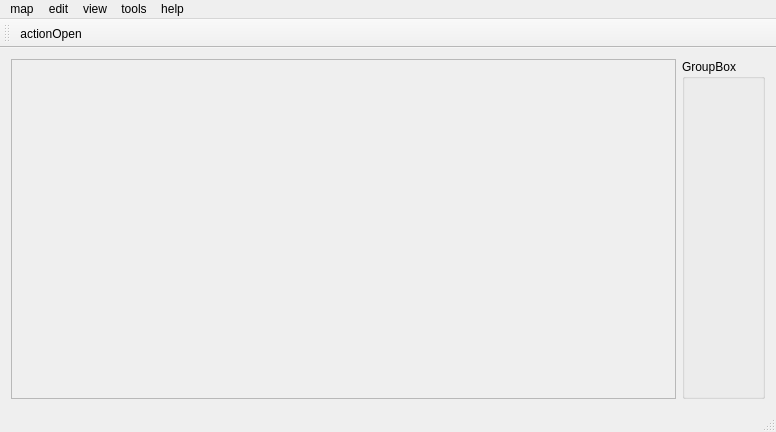
<?xml version="1.0" encoding="UTF-8"?>
<ui version="4.0">
 <class>MainWindow</class>
 <widget class="QMainWindow" name="MainWindow">
  <property name="geometry">
   <rect>
    <x>0</x>
    <y>0</y>
    <width>776</width>
    <height>432</height>
   </rect>
  </property>
  <property name="windowTitle">
   <string>HumbleMaps</string>
  </property>
  <widget class="QWidget" name="centralWidget">
   <layout class="QHBoxLayout" name="horizontalLayout">
    <item>
     <widget class="QScrollArea" name="scrollArea">
      <property name="sizePolicy">
       <sizepolicy hsizetype="Expanding" vsizetype="Expanding">
        <horstretch>1</horstretch>
        <verstretch>0</verstretch>
       </sizepolicy>
      </property>
      <property name="widgetResizable">
       <bool>true</bool>
      </property>
      <widget class="QWidget" name="scrollAreaWidgetContents">
       <property name="geometry">
        <rect>
         <x>0</x>
         <y>0</y>
         <width>660</width>
         <height>332</height>
        </rect>
       </property>
      </widget>
     </widget>
    </item>
    <item>
     <widget class="QGroupBox" name="groupBox">
      <property name="sizePolicy">
       <sizepolicy hsizetype="Fixed" vsizetype="Expanding">
        <horstretch>0</horstretch>
        <verstretch>0</verstretch>
       </sizepolicy>
      </property>
      <property name="title">
       <string>GroupBox</string>
      </property>
     </widget>
    </item>
   </layout>
  </widget>
  <widget class="QMenuBar" name="menuBar">
   <property name="geometry">
    <rect>
     <x>0</x>
     <y>0</y>
     <width>776</width>
     <height>27</height>
    </rect>
   </property>
   <widget class="QMenu" name="menuMap">
    <property name="title">
     <string>map</string>
    </property>
   </widget>
   <widget class="QMenu" name="menuEdit">
    <property name="title">
     <string>edit</string>
    </property>
   </widget>
   <widget class="QMenu" name="menuView">
    <property name="title">
     <string>view</string>
    </property>
   </widget>
   <widget class="QMenu" name="menuTools">
    <property name="title">
     <string>tools</string>
    </property>
   </widget>
   <widget class="QMenu" name="menuHelp">
    <property name="title">
     <string>help</string>
    </property>
    <addaction name="actionContents"/>
    <addaction name="actionAbout"/>
   </widget>
   <addaction name="menuMap"/>
   <addaction name="menuEdit"/>
   <addaction name="menuView"/>
   <addaction name="menuTools"/>
   <addaction name="menuHelp"/>
  </widget>
  <widget class="QToolBar" name="mainToolBar">
   <attribute name="toolBarArea">
    <enum>TopToolBarArea</enum>
   </attribute>
   <attribute name="toolBarBreak">
    <bool>false</bool>
   </attribute>
   <addaction name="actionOpen"/>
  </widget>
  <widget class="QStatusBar" name="statusBar"/>
  <action name="actionContents">
   <property name="text">
    <string>contents</string>
   </property>
  </action>
  <action name="actionAbout">
   <property name="text">
    <string>about</string>
   </property>
  </action>
  <action name="actionOpen">
   <property name="text">
    <string>actionOpen</string>
   </property>
   <property name="toolTip">
    <string>Open</string>
   </property>
  </action>
 </widget>
 <layoutdefault spacing="6" margin="11"/>
 <resources/>
 <connections/>
</ui>
